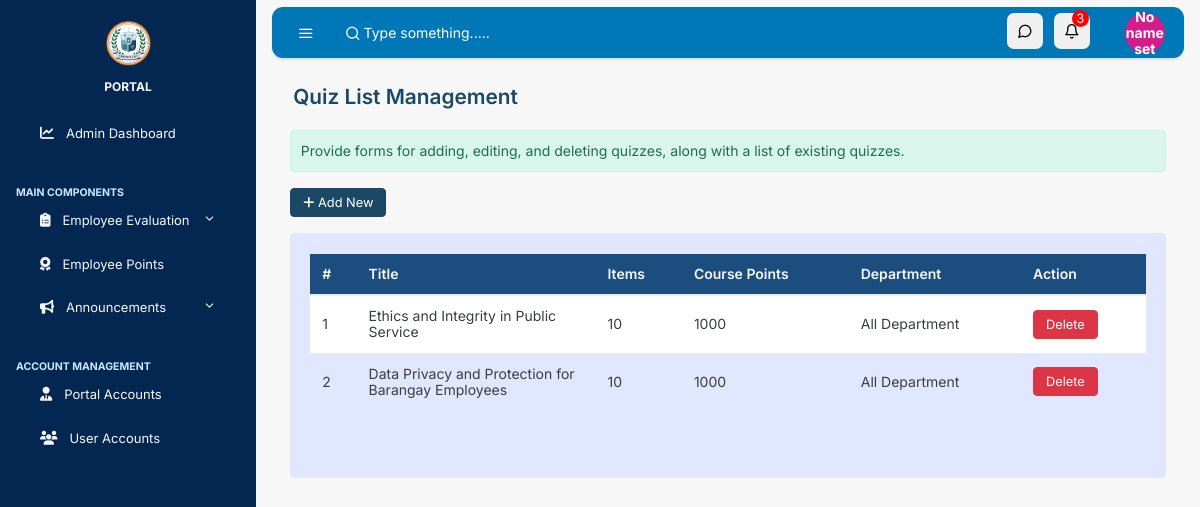
/admin/main/employee/quiz (signed in), run on the app's committed database.
### tables this page shows
CREATE TABLE `quizzes` (
  `id` int(11) NOT NULL,
  `title` varchar(255) NOT NULL,
  `items` int(11) NOT NULL,
  `points_per_item` int(11) NOT NULL,
  `department_id` int(11) NOT NULL
);

CREATE TABLE `departments` (
  `id` int(11) NOT NULL,
  `name` varchar(255) NOT NULL
);

### admin/main/employee/quiz.php (the view, shortened to what this page needs)
<?php
include('../../../connection.php');
  $stmt = $conn->prepare("SELECT * FROM notifications ORDER BY id DESC");
  $stmt->execute();
  $result = $stmt->get_result();
  $notifications = array();
  while ($row = $result->fetch_assoc()) {
    $notifications[] = $row;
  }
  $notificationCount = count($notifications);
?>
<!DOCTYPE html>
<html lang="en">
  <head>
    <link rel="stylesheet" href="https://cdn.jsdelivr.net/npm/@fortawesome/fontawesome-free@6.6.0/css/fontawesome.min.css">
    <link rel ="stylesheet" href="https://cdnjs.cloudflare.com/ajax/libs/font-awesome/6.6.0/css/all.min.css">
    <link rel="stylesheet" href="../../../css/simplebar.css">
    <link rel="stylesheet" href="../../../css/feather.css">
    <link rel="stylesheet" href="../../../ui/main.css">
  </head>
  <body class="vertical  light  ">
    <div class="wrapper">
      <nav class="topnav navbar navbar-light">
        <button type="button" class="navbar-toggler text-muted mt-2 p-0 mr-3 collapseSidebar">
          <i class="fe fe-menu navbar-toggler-icon"></i>
        </button>
        <form class="form-inline mr-auto searchform text-muted">
          <input class="form-control  bg-transparent border-0 pl-4 " type="search" placeholder="Type something....." aria-label="Search">
        </form>
        <ul class="nav">
          <li class="nav-item">
            <section class="nav-link text-muted my-2 circle-icon" href="#" data-toggle="modal" data-target=".modal-shortcut">
              <span class="fe fe-message-circle fe-16"></span>
            </section>
          </li>
          <li class="nav-item nav-notif">
  <section class="nav-link text-muted my-2 circle-icon" href="#" data-toggle="modal" data-target=".modal-notif">
    <span class="fe fe-bell fe-16"></span>
    <?php if ($notificationCount > 0) { ?>
      <span id="notification-count" style="
        position: absolute;
        top: 5px; right: 1px;
        font-size:13px; color: white;
        background-color: red;
        width:17px;
        height: 17px;
        display: flex;
        justify-content: center;
        align-items: center;
        border-radius: 50px;
      "><?php echo $notificationCount; ?></span>
    <?php } ?>
  </section>
</li>
          <li class="nav-item dropdown">
            <span class="nav-link text-muted pr-0 avatar-icon" href="#" id="navbarDropdownMenuLink" role="button" data-toggle="dropdown" aria-haspopup="true" aria-expanded="false">
            <span class="avatar avatar-sm mt-2">
  <div class="avatar-img rounded-circle avatar-initials-min text-center position-relative">
  <?php
$stmt = $conn->prepare("SELECT firstname, lastname FROM admin_accounts WHERE id = ?");
$stmt->bind_param("i", $_SESSION['id']);
$stmt->execute();
$result = $stmt->get_result();
if ($result->num_rows > 0) {
  $row = $result->fetch_assoc();
  $_SESSION["firstname"] = $row['firstname'];
  $_SESSION["lastname"] = $row['lastname'];
  $name = $_SESSION["firstname"] . ' ' . $_SESSION["lastname"];
} else {
  echo "No name set";
}
?>
  </div>
</span>
</span>
          </li>
        </ul>
      </nav>
      <aside class="sidebar-left border-right bg-white " id="leftSidebar" data-simplebar>
        <nav class="vertnav navbar-side navbar-light">
          <div class="w-100 mb-4 d-flex">
            <a class="navbar-brand mx-auto mt-2 flex-fill text-center" href="#">
                <img src="../../../assets/images/unified-lgu-logo.png" width="45">
            <div class="brand-title">
            <br>
              <span>PORTAL</span>
            </div>
            </a>
          </div>
          <ul class="navbar-nav flex-fill w-100 mb-2">
            <li class="nav-item dropdown">
              <a class="nav-link" href="../../../admin/main/dashboard">
              <i class="fas fa-chart-line"></i>
                <span class="ml-3 item-text">Admin Dashboard</span>
              </a>
            </li>
          </ul>
          <p class="text-muted-nav nav-heading mt-4 mb-1">
          <span style="font-size: 10.5px; font-weight: bold; font-family: 'Inter', sans-serif;">MAIN COMPONENTS</span>
          </p>
          <ul class="navbar-nav flex-fill w-100 mb-2">
          <ul class="navbar-nav flex-fill w-100 mb-2">
            <li class="nav-item dropdown">
              <a href="#tables" data-toggle="collapse" aria-expanded="false" class="dropdown-toggle nav-link">
              <i class="fa-solid fa-clipboard-list"></i>
                <span class="ml-3 item-text">Employee Evaluation</span><span class="sr-only">(current)</span>
              </a>
            </li>
          </ul>
          <ul class="navbar-nav flex-fill w-100 mb-2">
            <li class="nav-item w-100">
            <a class="nav-link" href="../../../admin/main/employee/emp-points">
            <i class="fa-solid fa-award"></i>
                <span class="ml-3 item-text">Employee Points</span>
              </a>
            </li>
          </ul>
          <ul class="navbar-nav flex-fill w-100 mb-2">
            <li class="nav-item dropdown">
              <a href="#pages" data-toggle="collapse" aria-expanded="false" class="dropdown-toggle nav-link">
              <i class="fa-solid fa-bullhorn"></i>
                <span class="ml-3 item-text">Announcements</span><span class="sr-only">(current)</span>
              </a>
            </li>
          </ul>
          <p class="text-muted-nav nav-heading mt-4 mb-1">
          <span style="font-size: 10.5px; font-weight: bold; font-family: 'Inter', sans-serif;">ACCOUNT MANAGEMENT</span>
          </p>
          <ul class="navbar-nav flex-fill w-100 mb-2">
            <li class="nav-item w-100">
              <a class="nav-link" href="../../../admin/account_mgmt/admin-account ">
              <i class="fa-solid fa-user-tie"></i>
                <span class="ml-3 item-text">Portal Accounts</span>
              </a>
            </li>
          </ul>
          <ul class="navbar-nav flex-fill w-100 mb-2">
            <li class="nav-item w-100">
            <a class="nav-link" href="../../../admin/account_mgmt/user-account ">
            <i class="fa-solid fa-users"></i>
                <span class="ml-3 item-text">User Accounts</span>
              </a>
            </li>
          </ul>
        </nav>
      </aside>
      <main role="main" class="main-content">
      <div class="col">
    <h2 class="h5 page-title">Quiz List Management</h2>
</div>
<div class="container-fluid">
    <div class="col-md-12 alert alert-success">Provide forms for adding, editing, and deleting quizzes,
      along with a list of existing quizzes.</div>
    <button class="btn btn-primary bt-sm" id="new_quiz" data-toggle="modal" data-target="#manage_quiz">
        <i class="fa fa-plus"></i> Add New
    </button>
    <br><br>
    <div class="card">
        <div class="card-body">
            <table class="table table-striped table-hover" id='table'>
                <thead>
                    <tr>
                        <th>#</th>
                        <th>Title</th>
                        <th>Items</th>
                        <th>Course Points</th>
                        <th>Department</th>
                        <th>Action</th>
                    </tr>
                </thead>
                <tbody>
                <?php
                 $conn = mysqli_connect('localhost','root','');
                $query = "SELECT q.id, q.title, q.items, q.points_per_item, d.name AS department_name
                          FROM quizzes q
                          JOIN departments d ON q.department_id = d.id";
                $result = $conn->query($query);
                if ($result->num_rows > 0) {
                    $count = 1;
                    while ($row = $result->fetch_assoc()) {
                        echo "<tr>
                                <td>{$count}</td>
                                <td>{$row['title']}</td>
                                <td>{$row['items']}</td>
                                <td>{$row['points_per_item']}</td>
                                <td>{$row['department_name']}</td>
                                <td>
                                    <button type='button' data-toggle='modal' data-target='#fail$count' name='delete$count' class='btn btn-danger'>Delete</button>
                                </td>
                              </tr>
                              <div id='fail$count' class='modal fade' role='dialog'>
           <div class='modal-dialog modal-sm modal-dialog-centered'>
           <div class='modal-content'>
           <div class='modal-header'>
           <h5 class='modal-title text-muted'>Confirm Action</h5>
           <button type='button' class='close' data-dismiss='modal'>&times;</button>
           </div>
           <div class='modal-body text-center p-4'>
            <form action='' method='post' enctype='multipart/form-data'>
           <h3 class='font-weight-bold mb-4'>Delete Course?</h3>
            <input type='hidden' name='ctitle' value='{$row['title']}'>
           <div class='d-flex justify-content-center mt-4'>
           <button type='submit' name='submit' class='btn btn-success btn-lg mr-1'>Confirm</button>
           <button type='button' class='btn btn-secondary btn-lg' data-dismiss='modal'>Cancel</button>
           </div>
           </form>
           </div>
           </div>
           </div>
           </div>
                              ";
                        $count++;
                    }
                } else {
                    echo "<tr><td colspan='6' style='text-align: center;'>No quizzes found.</td></tr>";
                }
                ?>
                </tbody>
            </table>
        </div>
    </div>
</div>
  </body>
</html>

### css/simplebar.css (style rules this page uses)
[data-simplebar] { position: relative; flex-direction: column; flex-wrap: wrap; justify-content: flex-start; align-content: flex-start; align-items: flex-start; }

### css/feather.css (style rules this page uses)
.fe { font-family: "feather" !important; speak: none; font-style: normal; font-weight: normal; font-variant: normal; text-transform: none; line-height: 1; -webkit-font-smoothing: antialiased; -moz-osx-font-smoothing: grayscale; }
.fe-16 { font-size: 16px; }
.fe-bell:before { content: ""; }
.fe-menu:before { content: ""; }
.fe-message-circle:before { content: ""; }

### data on the page
quizzes: title "Ethics and Integrity in Public Service", items "10", points_per_item "1000", department.name "All Department"
quizzes: title "Data Privacy and Protection for Barangay Employees", items "10", points_per_item "1000", department.name "All Department"

### other printed values
$notificationCount "3"
